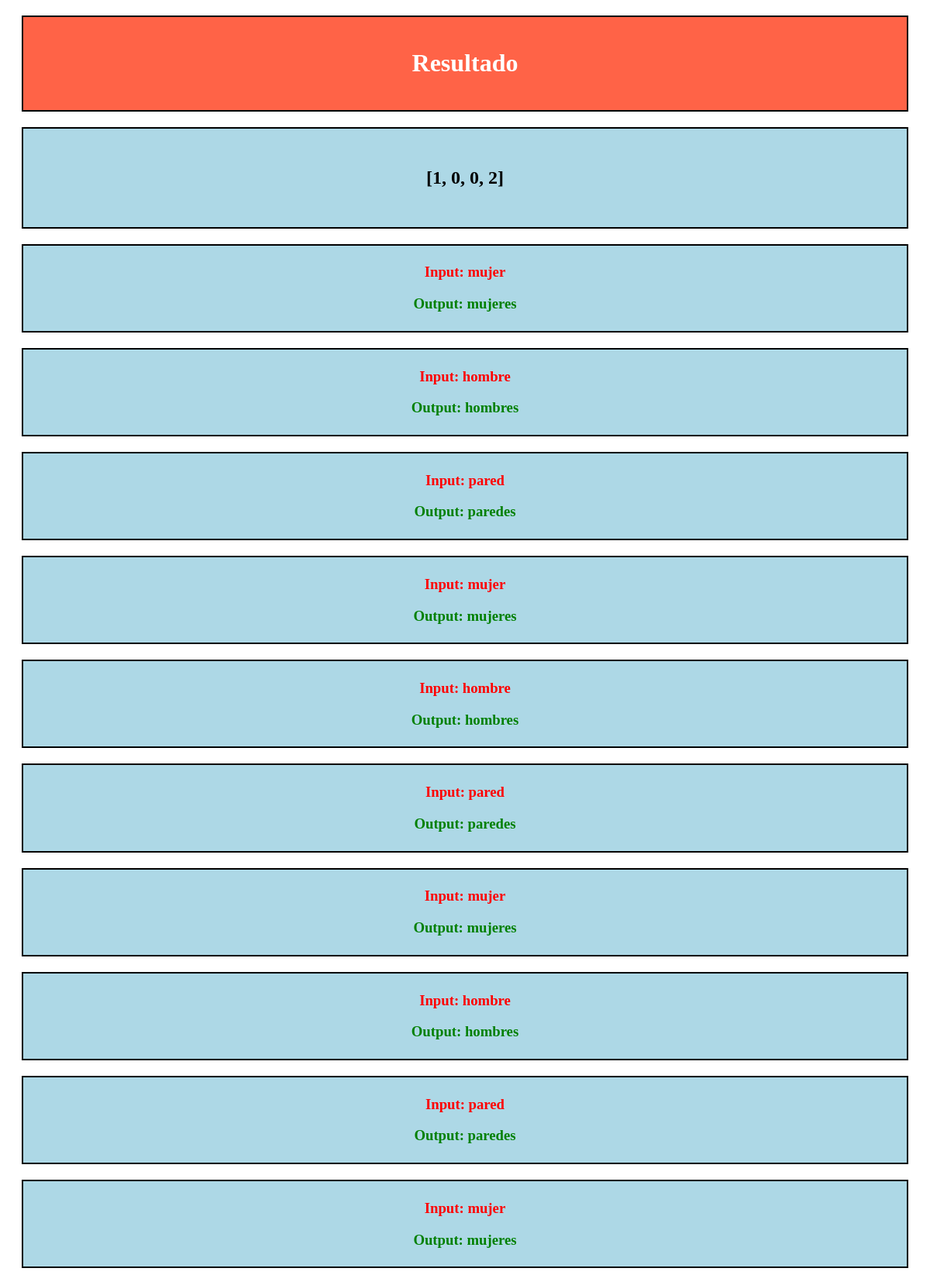
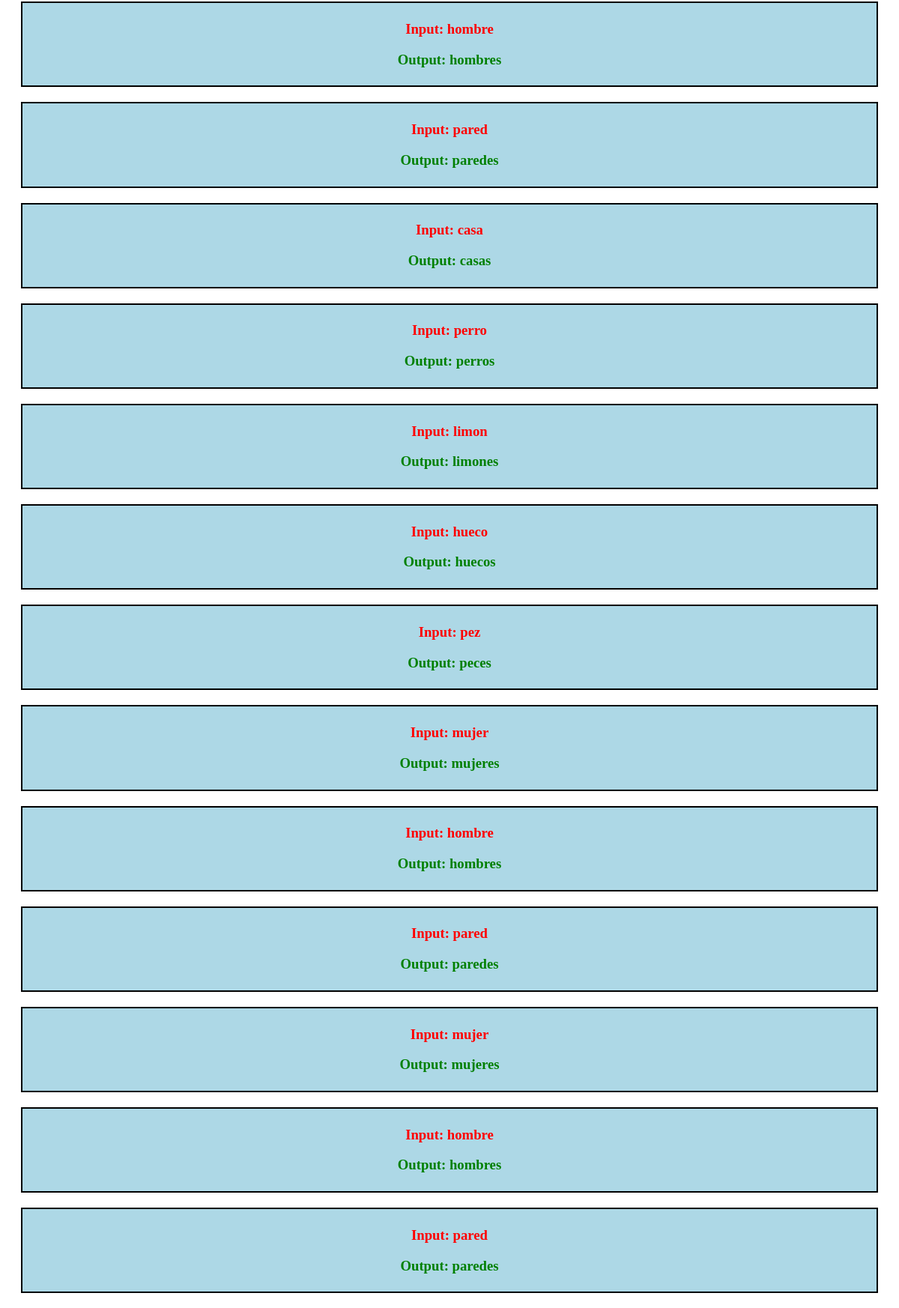
The page /api/v1/resultado/19 (upper part) on the database its author committed (2 pictures, top to bottom).
### api/models.py (models this page shows)
class Rules(models.Model):
    rule_1 = models.PositiveBigIntegerField()
    rule_2 = models.PositiveBigIntegerField()
    rule_3 = models.PositiveBigIntegerField()
    rule_4 = models.PositiveBigIntegerField()

class Word(models.Model):
    input_word = models.CharField(max_length = 50)
    output_word = models.CharField(max_length = 50)
    the_rule = models.PositiveBigIntegerField()

### api/views.py (the view)
# urls.py: path('resultado/<int:id>', Resultado, name="resultado"),
def Resultado(request, id):
    regla = Rules.objects.get(id = id)
    words = Word.objects.all()
    return render(request=request, template_name="result.html", context={'regla': regla, 'words': words})

### api/templates/result.html (shortened to what this page needs)
<!DOCTYPE html>
<html lang="en">
<head>
    <link rel="stylesheet" href="/static/index.css">
</head>
<body>
    <div class="encabezado">
        <h1>
            Resultado
        </h1>
    </div>
    <div class="reglas">
        <h2>
            [{{ regla.rule_1 }}, {{ regla.rule_2 }}, {{ regla.rule_3 }}, {{ regla.rule_4 }}]
        </h2>
    </div>
    {% for word in words %}
        <div class="salida">
            <h3 id="input">
                Input: {{ word.input_word }}
            </h3>
            <h3 id="output">
                Output: {{ word.output_word }}
            </h3>
        </div>
    {% endfor %}
</body>
</html>

### api/static/index.css (style rules this page uses)
.encabezado { background-color: tomato; color: white; border: 2px solid black; margin: 20px; padding: 20px; text-align: center; }
.reglas { background-color: lightblue; border: 2px solid black; margin: 20px; padding: 30px; text-align: center; }
.salida { background-color: lightblue; border: 2px solid black; margin: 20px; padding: 5px; text-align: center; }
#input { color: red; }
#output { color: green; }

### rows shown on the page
Rules: rule_1 "1", rule_2 "0", rule_3 "0", rule_4 "2"
Word: input_word "mujer", output_word "mujeres"
Word: input_word "hombre", output_word "hombres"
Word: input_word "pared", output_word "paredes"
Word: input_word "mujer", output_word "mujeres"
Word: input_word "hombre", output_word "hombres"
Word: input_word "pared", output_word "paredes"
Word: input_word "mujer", output_word "mujeres"
Word: input_word "hombre", output_word "hombres"
Word: input_word "pared", output_word "paredes"
Word: input_word "mujer", output_word "mujeres"
Word: input_word "hombre", output_word "hombres"
Word: input_word "pared", output_word "paredes"
Word: input_word "casa", output_word "casas"
Word: input_word "perro", output_word "perros"
Word: input_word "limon", output_word "limones"
Word: input_word "hueco", output_word "huecos"
Word: input_word "pez", output_word "peces"
Word: input_word "mujer", output_word "mujeres"
Word: input_word "hombre", output_word "hombres"
Word: input_word "pared", output_word "paredes"
Word: input_word "mujer", output_word "mujeres"
Word: input_word "hombre", output_word "hombres"
Word: input_word "pared", output_word "paredes"
